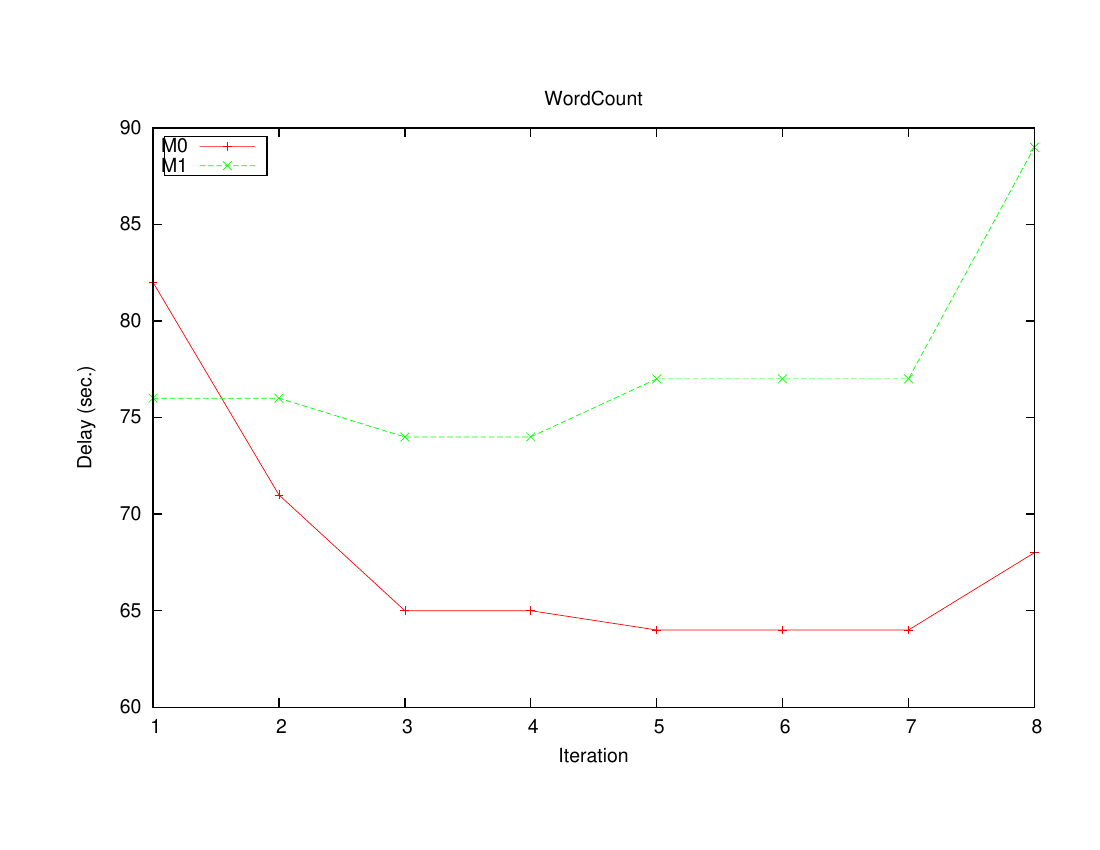

Generate this figure with gnuplot:
reset
set title "WordCount"
set xlabel "Iteration"
set ylabel "Delay (sec.)"
set key box 
set key left top
set terminal postscript enhanced color      
set output '| ps2pdf - WordCountCombiner.pdf'                          
#set logscale x 2
#set logscale y 10
#set format y "%2.e"
#[x=16:8192]
plot \
     'WordCountCombiner.dat'  using ($1):($2)  title "M0"  w linespoints, \
     'WordCountCombiner.dat'  using ($1):($3)  title "M1"  w linespoints
     
